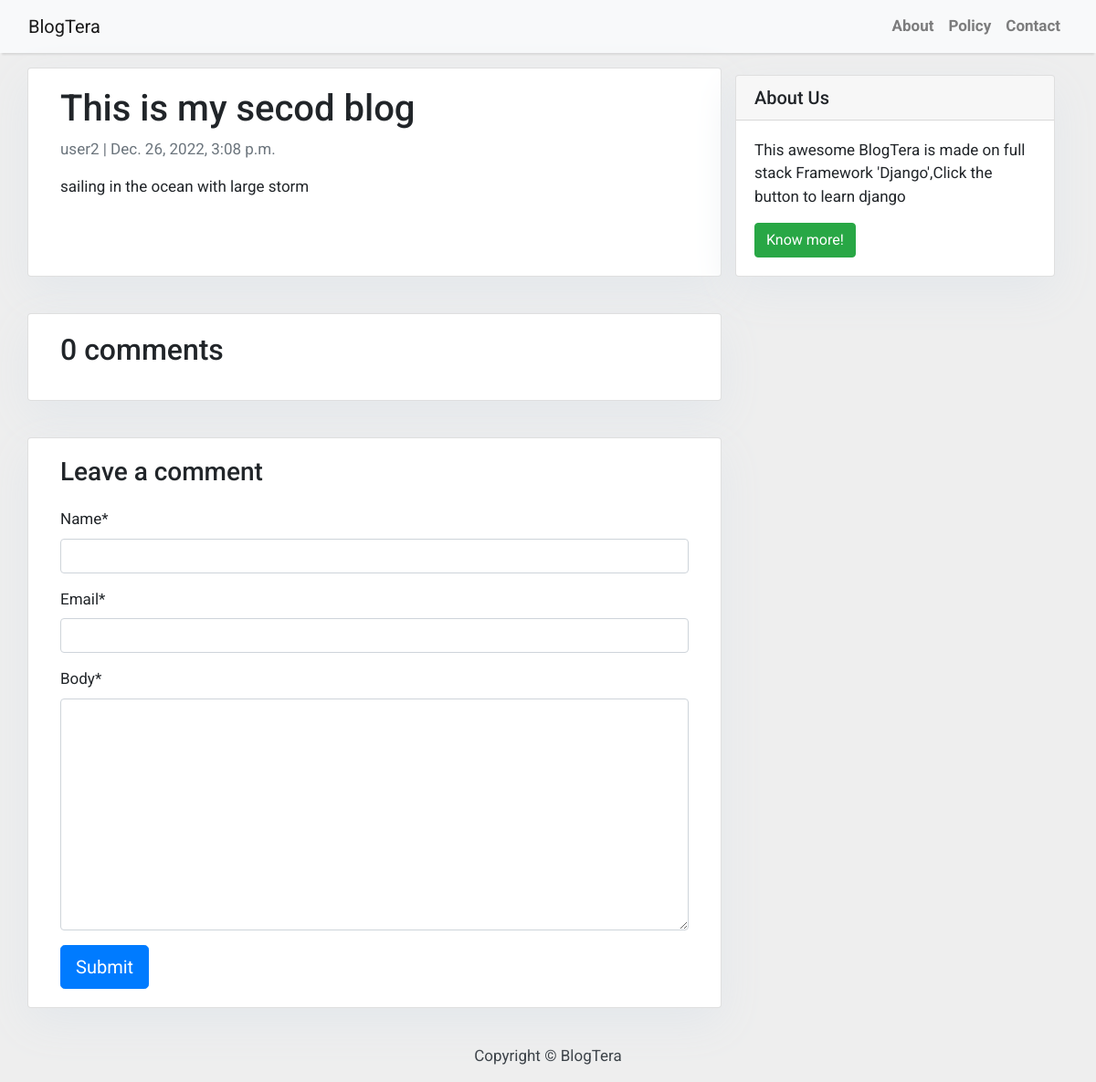
Screenshot of /this-is-my-secod-blog/ with the database file from the repository.
### blog/models.py (models this page shows, shortened)
class Post(models.Model):
    title = models.CharField(max_length=200, unique=True)
    slug = models.SlugField(max_length=200, unique=True)
    author = models.ForeignKey(User, on_delete= models.CASCADE,related_name='blog_posts')
    updated_on = models.DateTimeField(auto_now= True)
    content = models.TextField()
    created_on = models.DateTimeField(auto_now_add=True)
    status = models.IntegerField(choices=STATUS, default=0)
    class Meta:
        ordering = ['-created_on']

### blog/views.py (the view)
# urls.py: path('<slug:slug>/', views.post_detail, name='post_detail')
def post_detail(request, slug):
    template_name = 'post_detail.html'
    post = get_object_or_404(Post, slug=slug)
    comments = post.comments.filter(active=True)
    new_comment = None
    if request.method == 'POST':
        comment_form = CommentForm(data=request.POST)
        if comment_form.is_valid():
            new_comment = comment_form.save(commit=False)
            new_comment.post = post
            new_comment.save()
    else:
        comment_form = CommentForm()
    return render(request, template_name, {'post': post,
                                           'comments': comments,
                                           'new_comment': new_comment,
                                           'comment_form': comment_form})

### blog/forms.py
class CommentForm(forms.ModelForm):
    class Meta:
        model = Comment
        fields = ('name', 'email', 'body')

### templates/post_detail.html (shortened to what this page needs)
{% extends 'base.html' %} {% block content %}
{% load crispy_forms_tags %}
<div class="container">
    <div class="row">
        <div class="col-md-8 card mb-4  mt-3 left  top">
            <div class="card-body">
                <h1>{% block title %} {{ post.title }} {% endblock title %}</h1>
                <p class=" text-muted">{{ post.author }} | {{ post.created_on }}</p>
                <p class="card-text ">{{ post.content | safe }}</p>
            </div>
        </div>
        {% block sidebar %} {% include 'sidebar.html' %} {% endblock sidebar %}
        <div class="col-md-8 card mb-4  mt-3 ">
            <div class="card-body">
                {% with comments.count as total_comments %}
                    <h2>{{ total_comments }} comments</h2>
                {% endwith %}
            </div>
        </div>
        <div class="col-md-8 card mb-4  mt-3 ">
            <div class="card-body">
                {% if new_comment %}
                    <div class="alert alert-success" role="alert">
                        Your comment is awaiting moderation
                    </div>
                {% else %}
                    <h3>Leave a comment</h3>
                    <form method="post" style="margin-top: 1.3em;">
                        {{ comment_form | crispy }}
                        <button type="submit" class="btn btn-primary  btn-lg">Submit</button>
                    </form>
                {% endif %}
            </div>
        </div>
    </div>
</div>
{% endblock content %}

### templates/base.html (style rules this page uses)
body { font-family: "Roboto", sans-serif; font-size: 17px; background-color: #EEEEEE; }

### templates/sidebar.html (style rules this page uses)
.card { box-shadow: 0 16px 48px #E3E7EB; }

### rows the page displays
Post: title "This is my secod blog", author "user2", created_on "Dec. 26, 2022, 3:08 p.m.", content "sailing in the ocean with large storm"

### other values shown
{{ total_comments }} "0"
